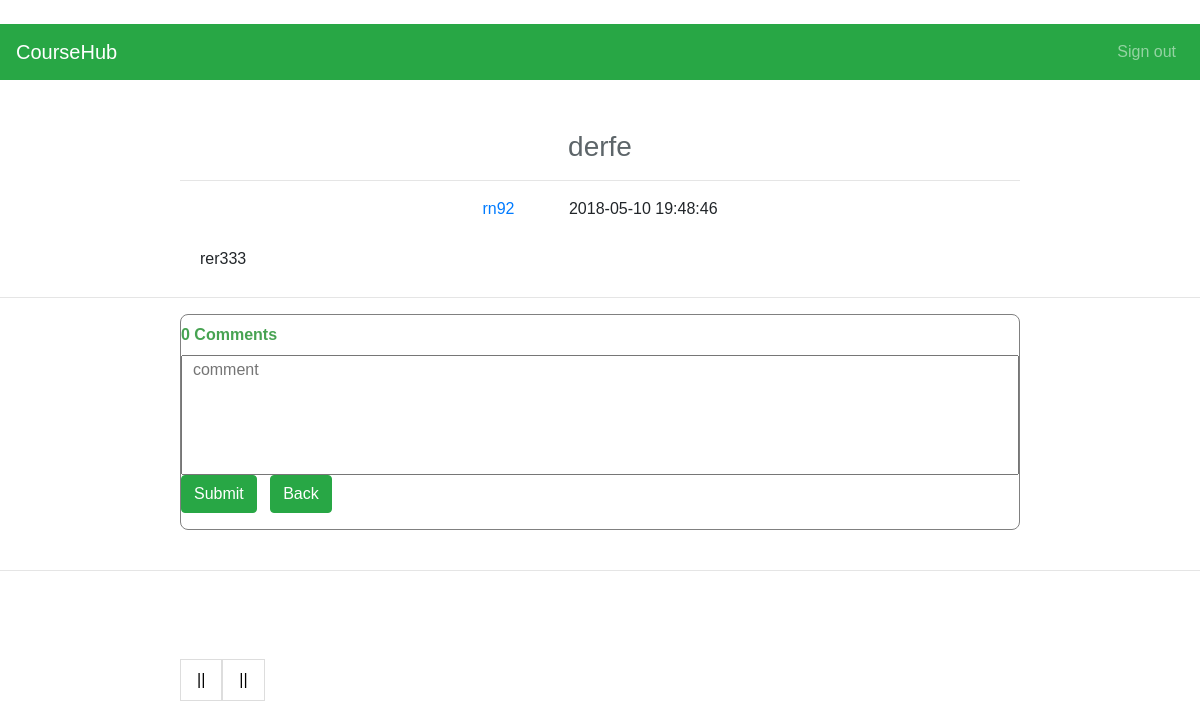
Before: /detail/7 with the older database file.
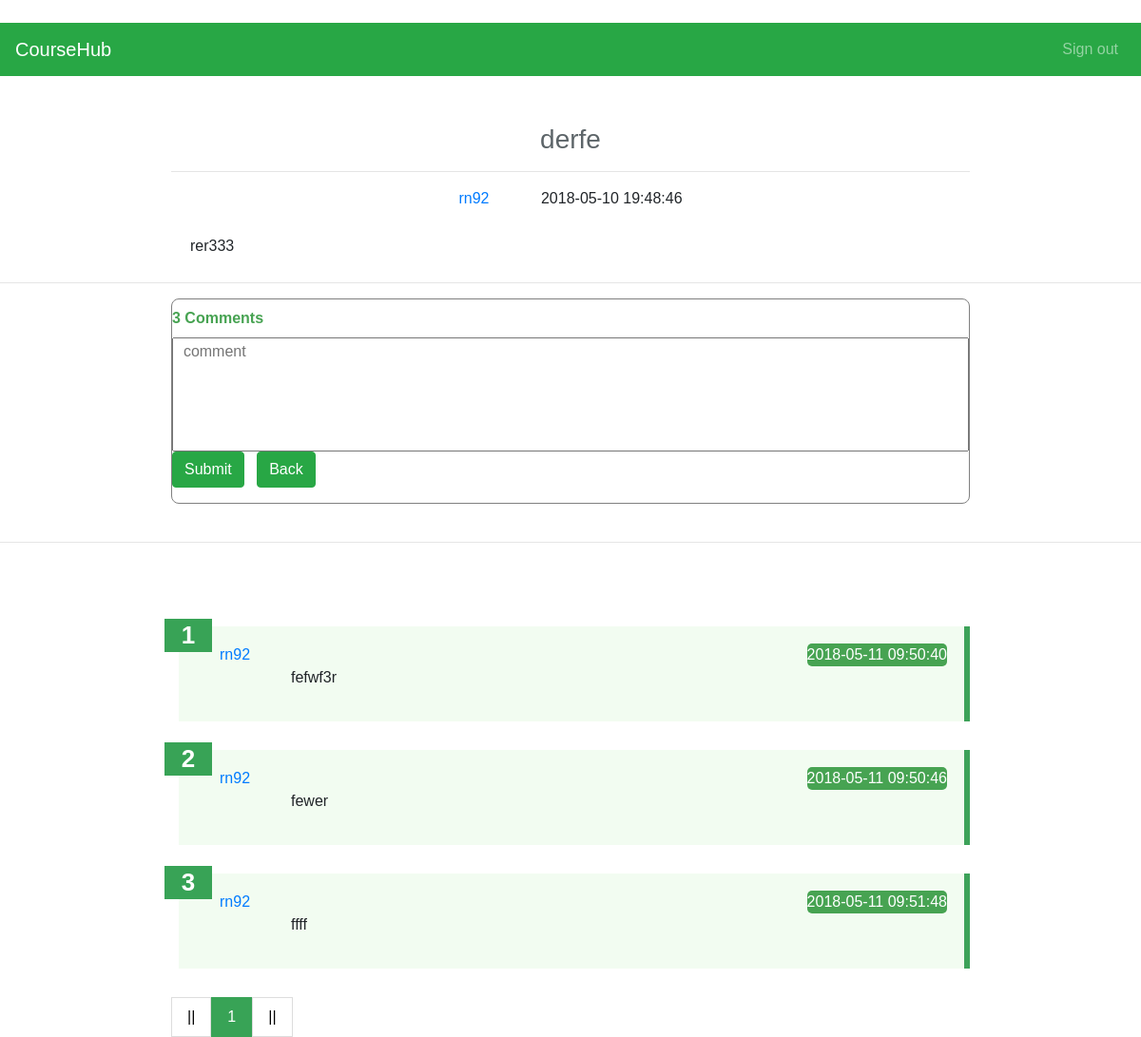
After: the same page with the newer database file.
### coursehubapp.py (models this page shows)
class Comment(db.Model):
    __tablename__ = 'comment'
    id = db.Column(db.Integer, primary_key=True)
    detail = db.Column(db.Text, nullable=False)
    user_id = db.Column(db.Integer, db.ForeignKey('user.id'), nullable=False)
    post_id = db.Column(db.Integer, db.ForeignKey('post.id'), nullable=False)
    comment_time = db.Column(db.DateTime, default=datetime.now)

class User(UserMixin, db.Model):
    __tablename__ = 'user'
    id = db.Column(db.Integer, primary_key=True)
    username = db.Column(db.String(15), unique=True, nullable=False)
    email = db.Column(db.String(50), unique=True, nullable=False)
    password = db.Column(db.String(80), nullable=False)
    post = db.relationship('Post', backref='user', lazy='dynamic')
    comment = db.relationship('Comment', backref='user', lazy='dynamic')
    courses = db.relationship('Course', secondary=students_courses, backref=db.backref('students'), lazy='dynamic')

### coursehubapp.py (the view)
@app.route('/detail/<post_id>', methods=['GET', 'POST'])
def detail(post_id):
    postdetail = Post.query.filter(Post.id == post_id).first()
    page = request.args.get(get_page_parameter(), type=int, default=1)
    pagination = postdetail.comment.paginate(page=page, per_page=10, error_out=False)
    comments = pagination.items
    return render_template('detail.html', post=postdetail, pagination=pagination, comments=comments)

### templates/detail.html (shortened to what this page needs)
﻿{% import "bootstrap/wtf.html" as wtf %}
<!DOCTYPE html>
<html lang="en">
<head>
  <link rel="stylesheet" href="https://maxcdn.bootstrapcdn.com/bootstrap/4.0.0/css/bootstrap.min.css">
  <link rel="stylesheet" type="text/css">
</head>
    <nav class="navbar navbar-expand-sm bg-success navbar-dark">
        <a class="navbar-brand" href="#">CourseHub</a>
            <ul class="navbar-nav ml-auto">
                <li class="nav-item">
                    <a class="nav-link" href="{{ url_for('logout') }}">Sign out</a>
                </li>
             </ul>
    </nav>
<div class="post-container">
    <h3 class="page-title">{{ post.title }}</h3>
    <hr>
    <p class="post-info">
    <span class="author"> <a href="{{url_for('usercenter',username = post.user.username, tag='post')}}">{{ post.user.username }}</a></span>
    <span class="post-time">  {{ post.post_time.strftime('%Y-%m-%d %H:%M:%S') }}</span></p>
    <p class="description">{{ post.description}}</p>
</div>
    <hr>
    <div class="comment-container">
    <span class="count">{{ post.comment.count() }} Comments</span>
    <form action="{{url_for('comment', post_id=post.id)}}" method="POST">
        <div class="new-comment">
            <textarea name="comment_detail" PLACEHOLDER="  comment"></textarea>
        </div>
        <div class="btn-send">
            <button class="btn btn-success">Submit</button> &nbsp
            <a href="{{ url_for('course', course_id=post.course.id) }}" class="btn btn-success">Back</a>
        </div>
    </form>
    </div>
  <br>
<hr>
        <br>
<br>
<br>
    <div class="commentlist-container">
    <ul class="comment-list">
                {% for comments in comments %}
        <li>
            <span class ="li-counter">{{ loop.index + (pagination.page - 1) * pagination.per_page }}</span>
            <span class="username"> <a href="{{url_for('usercenter',username = post.user.username, tag='post')}}">{{ comments.user.username }}</a></span>
            <span class="create_time">  {{ comments.comment_time.strftime('%Y-%m-%d %H:%M:%S')  }}</span>
            <div class="post-detai">
                <p class="detail">{{ comments.detail }}</p>
            </div>
         </li>
                {% endfor %}
    </ul>
    </div>
    <div class="pagination-container">
    <ul class="pagination">
       {% if pagination.has_prev %}
            <li><a href="{{url_for('detail',post_id= post.id, page=pagination.page-1)}}">«</a></li>
            {% else %}
            <li><a href="">||</a></li>
            {% endif %}
            {% for p in pagination.iter_pages() %}
                {% if p %}
                    {% if p == pagination.page %}
                <li ><a class="active" href="">{{p}}</a></li>
                {% else %}
                <li><a href="{{ url_for('detail',post_id= post.id, page=p)}}">{{p}}</a></li>
                {% endif %}
                {% else %}
                <li><a href="">&hellip;</a></li>
                {% endif %}
            {% endfor %}
            {% if pagination.has_next %}
                <li><a href="{{url_for('detail',post_id= post.id,page=pagination.page+1)}}">»</a></li>
            {% else %}
             <li><a href="">||</a></li>
            {% endif %}
    </ul>
    </div>
</body>
</html>

Changed rows visible on the page:
added Comment: user.username "rn92", comment_time "2018-05-11 09:50:40", detail "fefwf3r"
added Comment: user.username "rn92", comment_time "2018-05-11 09:50:46", detail "fewer"
added Comment: user.username "rn92", comment_time "2018-05-11 09:51:48", detail "ffff"
Other visible differences:
{{ post.comment.count() }}: "0" → "3"
new list line: "1"
